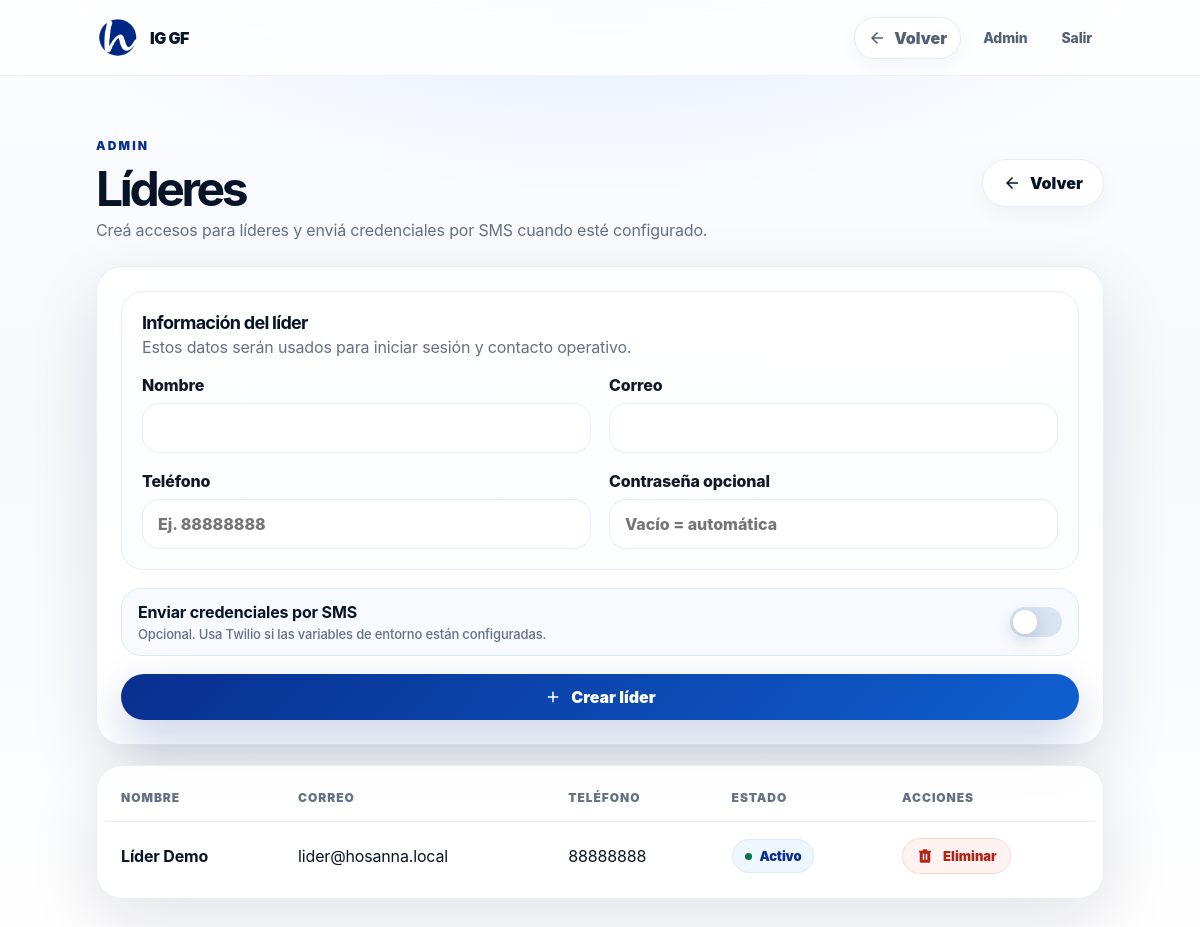
The page /admin/leaders (signed in) on the database its author committed.
### app.py (models this page shows, shortened)
class User(db.Model, UserMixin):
    id = db.Column(db.Integer, primary_key=True)
    name = db.Column(db.String(120), nullable=False)
    email = db.Column(db.String(180), unique=True, nullable=False)
    phone = db.Column(db.String(30), nullable=True)
    password_hash = db.Column(db.String(255), nullable=False)
    role = db.Column(db.String(20), nullable=False, default='leader') # admin, leader, member-reserved
    active = db.Column(db.Boolean, default=True)
    created_at = db.Column(db.DateTime, default=datetime.utcnow)

### app.py (the view, shortened to what this page needs)
@app.route('/admin/leaders', methods=['GET','POST'])
@login_required
@admin_required
def admin_leaders():
    generated = None
    return render_template('admin/leaders.html', leaders=User.query.filter_by(role='leader').order_by(User.created_at.desc()).all(), generated=generated)

### app.py (called while the page is built)
@login_manager.user_loader
def load_user(user_id):
    return User.query.get(int(user_id))

def admin_required(fn):
    @wraps(fn)
    def wrapper(*args, **kwargs):
        if not current_user.is_authenticated or current_user.role != 'admin': abort(403)
        return fn(*args, **kwargs)
    return wrapper

@app.context_processor
def inject_globals():
    return dict(DAYS=DAYS, HOURS=HOURS, BARRIOS_LIBERIA=BARRIOS_LIBERIA, APP_PUBLIC_URL=APP_PUBLIC_URL)

### templates/admin/leaders.html (shortened to what this page needs)
{% extends 'base.html' %}{% block content %}
<section class="dash-head shell fade-up"><div><p class="eyebrow">Admin</p><h1>Líderes</h1><p>Creá accesos para líderes y enviá credenciales por SMS cuando esté configurado.</p></div><button class="btn ghost" type="button" onclick="history.back()"><span class="icon arrow-left"></span>Volver</button></section>
<form method="post" class="form panel smart-form shell fade-up delay-1" novalidate>
  <div class="form-section">
    <div><h3>Información del líder</h3><p>Estos datos serán usados para iniciar sesión y contacto operativo.</p></div>
    <div class="grid two"><label>Nombre<input name="name" required data-label="Nombre"></label><label>Correo<input name="email" type="email" required data-label="Correo"></label><label>Teléfono<input name="phone" placeholder="Ej. 88888888"></label><label>Contraseña opcional<input name="password" placeholder="Vacío = automática"></label></div>
  </div>
  <div class="option-row compact">
    <div><strong>Enviar credenciales por SMS</strong><p>Opcional. Usa Twilio si las variables de entorno están configuradas.</p></div>
    <label class="switch" aria-label="Enviar SMS automático"><input type="checkbox" name="send_sms"><span></span></label>
  </div>
  <button class="btn primary full"><span class="icon plus"></span>Crear líder</button>
</form>
<div class="table-card shell fade-up delay-2"><table><tr><th>Nombre</th><th>Correo</th><th>Teléfono</th><th>Estado</th><th>Acciones</th></tr>{% for l in leaders %}<tr><td><b>{{l.name}}</b></td><td>{{l.email}}</td><td>{{l.phone or '—'}}</td><td><span class="distance-badge"><span class="status-dot"></span>{{'Activo' if l.active else 'Inactivo'}}</span></td><td><div class="row-actions"><form method="post" action="{{ url_for('admin_leader_delete', leader_id=l.id) }}" data-confirm="Eliminar líder" data-confirm-message="Se eliminará el líder {{ l.name }}. Las células asignadas quedarán sin líder."><button class="btn small danger" type="submit"><span class="icon trash"></span>Eliminar</button></form></div></td></tr>{% else %}<tr><td colspan="5"><div class="empty">No hay líderes registrados.</div></td></tr>{% endfor %}</table></div>
{% endblock %}

### rows shown on the page
User: name "Líder Demo", email "lider@hosanna.local", phone "88888888", active "Activo"
